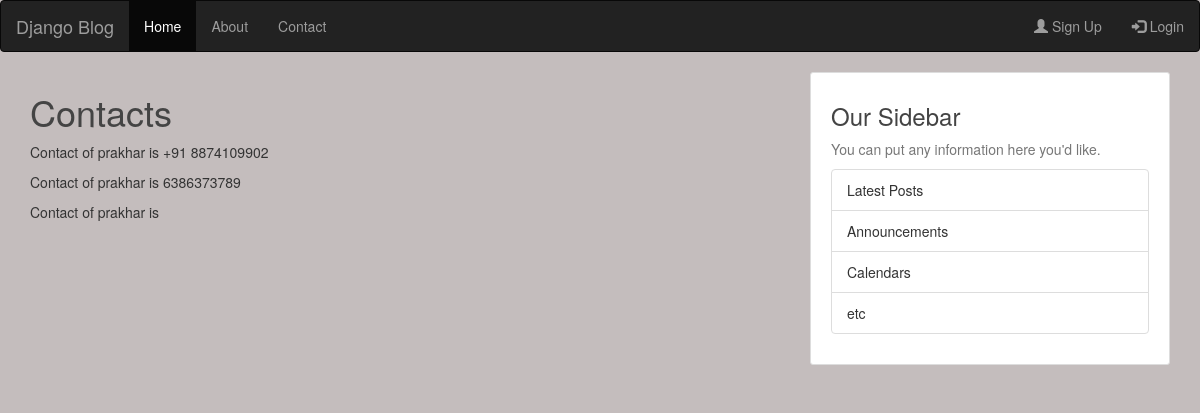
Screenshot of /blog/contact/ with the database file from the repository.
### blog/models.py (models this page shows, shortened)
class Post(models.Model):
    title = models.CharField(max_length=100)
    content = models.TextField()
    date_posted = models.DateTimeField(default=timezone.now)
    contact = models.TextField()
    author = models.ForeignKey(User, on_delete=models.CASCADE)

### blog/views.py (the view)
# urls.py: path('contact/', views.contact, name='blog-contact')
def contact(request):
    context = {
        'posts': Post.objects.all()
    }
    return render(request, 'blog/contact.html', context)

### blog/templates/blog/contact.html
{% extends "blog/base.html" %}
{% block content%}
    <h1>Contacts</h1>
    <div>
        {% for post in posts %}
            <p>Contact of {{ post.author }} is {{ post.contact }}</p>
        {% endfor%}
    </div>
{% endblock content %}

### blog/static/blog/main.css (style rules this page uses)
* { margin: 0; padding: 0; }
body { background: #c4bdbd; color: #333333; }
h1, h2, h3, h4, h5, h6 { color: #444444; }

### rows the page displays
Post: author "prakhar", contact "+91 8874109902"
Post: author "prakhar", contact "6386373789"
Post: author "prakhar"
